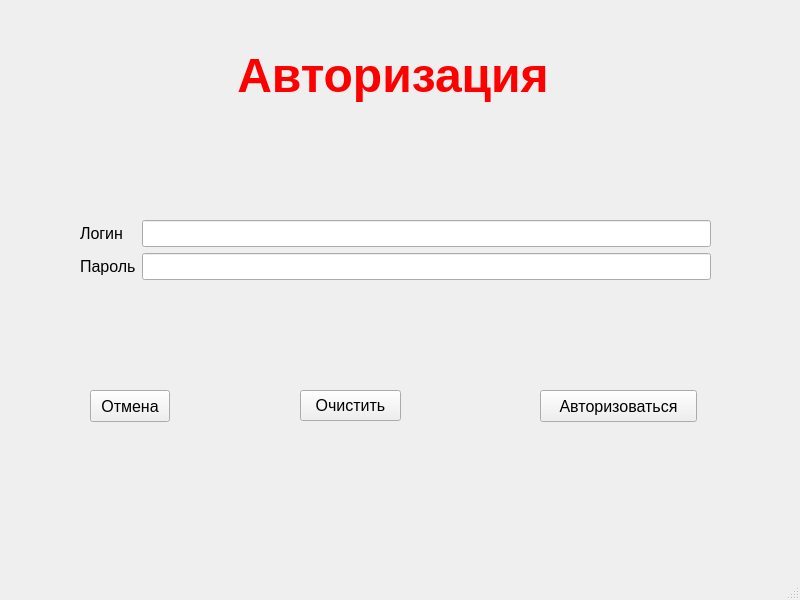
<?xml version="1.0" encoding="UTF-8"?>
<ui version="4.0">
 <class>MainWindow</class>
 <widget class="QMainWindow" name="MainWindow">
  <property name="geometry">
   <rect>
    <x>0</x>
    <y>0</y>
    <width>800</width>
    <height>600</height>
   </rect>
  </property>
  <property name="font">
   <font>
    <family>Arial</family>
    <pointsize>12</pointsize>
   </font>
  </property>
  <property name="windowTitle">
   <string>Менеджер аккаунтов</string>
  </property>
  <widget class="QWidget" name="centralwidget">
   <widget class="QPushButton" name="button_Cancel">
    <property name="geometry">
     <rect>
      <x>90</x>
      <y>390</y>
      <width>80</width>
      <height>32</height>
     </rect>
    </property>
    <property name="text">
     <string>Отмена</string>
    </property>
   </widget>
   <widget class="QPushButton" name="button_Submit">
    <property name="geometry">
     <rect>
      <x>540</x>
      <y>390</y>
      <width>157</width>
      <height>32</height>
     </rect>
    </property>
    <property name="text">
     <string>Авторизоваться</string>
    </property>
   </widget>
   <widget class="QLabel" name="label_Title">
    <property name="geometry">
     <rect>
      <x>200</x>
      <y>40</y>
      <width>386</width>
      <height>70</height>
     </rect>
    </property>
    <property name="font">
     <font>
      <family>Arial</family>
      <pointsize>36</pointsize>
      <weight>75</weight>
      <bold>true</bold>
     </font>
    </property>
    <property name="styleSheet">
     <string notr="true">color: rgb(255, 0, 0);</string>
    </property>
    <property name="text">
     <string>Авторизация</string>
    </property>
    <property name="alignment">
     <set>Qt::AlignCenter</set>
    </property>
   </widget>
   <widget class="QWidget" name="formLayoutWidget">
    <property name="geometry">
     <rect>
      <x>80</x>
      <y>220</y>
      <width>631</width>
      <height>81</height>
     </rect>
    </property>
    <layout class="QFormLayout" name="formLayout">
     <item row="0" column="0">
      <widget class="QLabel" name="label_Login">
       <property name="text">
        <string>Логин</string>
       </property>
      </widget>
     </item>
     <item row="0" column="1">
      <widget class="QLineEdit" name="input_Login"/>
     </item>
     <item row="1" column="0">
      <widget class="QLabel" name="label_Password">
       <property name="text">
        <string>Пароль</string>
       </property>
      </widget>
     </item>
     <item row="1" column="1">
      <widget class="QLineEdit" name="input_Password"/>
     </item>
    </layout>
   </widget>
   <widget class="QPushButton" name="button_Clear">
    <property name="geometry">
     <rect>
      <x>300</x>
      <y>390</y>
      <width>101</width>
      <height>31</height>
     </rect>
    </property>
    <property name="text">
     <string>Очистить</string>
    </property>
   </widget>
  </widget>
  <widget class="QStatusBar" name="statusbar"/>
 </widget>
 <resources/>
 <connections/>
</ui>
